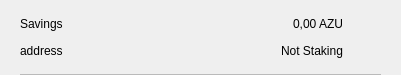
<?xml version="1.0" encoding="UTF-8"?>
<ui version="4.0">
 <class>CSRow</class>
 <widget class="QWidget" name="CSRow">
  <property name="geometry">
   <rect>
    <x>0</x>
    <y>0</y>
    <width>401</width>
    <height>75</height>
   </rect>
  </property>
  <property name="windowTitle">
   <string>Form</string>
  </property>
  <layout class="QVBoxLayout" name="verticalLayout">
   <property name="spacing">
    <number>0</number>
   </property>
   <property name="leftMargin">
    <number>20</number>
   </property>
   <property name="topMargin">
    <number>10</number>
   </property>
   <property name="rightMargin">
    <number>20</number>
   </property>
   <property name="bottomMargin">
    <number>0</number>
   </property>
   <item>
    <widget class="QWidget" name="info" native="true">
     <property name="minimumSize">
      <size>
       <width>0</width>
       <height>0</height>
      </size>
     </property>
     <layout class="QHBoxLayout" name="horizontalLayout_3">
      <property name="leftMargin">
       <number>0</number>
      </property>
      <property name="topMargin">
       <number>0</number>
      </property>
      <property name="rightMargin">
       <number>0</number>
      </property>
      <property name="bottomMargin">
       <number>10</number>
      </property>
      <item>
       <widget class="QWidget" name="container" native="true">
        <property name="minimumSize">
         <size>
          <width>0</width>
          <height>0</height>
         </size>
        </property>
        <layout class="QVBoxLayout" name="verticalLayout_2">
         <property name="spacing">
          <number>0</number>
         </property>
         <property name="leftMargin">
          <number>0</number>
         </property>
         <property name="topMargin">
          <number>0</number>
         </property>
         <property name="rightMargin">
          <number>0</number>
         </property>
         <property name="bottomMargin">
          <number>0</number>
         </property>
         <item>
          <layout class="QHBoxLayout" name="horizontalLayout">
           <item>
            <widget class="QLabel" name="labelName">
             <property name="toolTip">
              <string notr="true"/>
             </property>
             <property name="text">
              <string>Savings</string>
             </property>
            </widget>
           </item>
           <item>
            <spacer name="horizontalSpacer">
             <property name="orientation">
              <enum>Qt::Horizontal</enum>
             </property>
             <property name="sizeHint" stdset="0">
              <size>
               <width>40</width>
               <height>20</height>
              </size>
             </property>
            </spacer>
           </item>
           <item>
            <widget class="QLabel" name="labelAmount">
             <property name="text">
              <string>0,00 AZU</string>
             </property>
            </widget>
           </item>
          </layout>
         </item>
         <item>
          <layout class="QHBoxLayout" name="horizontalLayout_2">
           <item>
            <widget class="QLabel" name="labelAddress">
             <property name="toolTip">
              <string notr="true"/>
             </property>
             <property name="text">
              <string>address</string>
             </property>
            </widget>
           </item>
           <item>
            <spacer name="horizontalSpacer_2">
             <property name="orientation">
              <enum>Qt::Horizontal</enum>
             </property>
             <property name="sizeHint" stdset="0">
              <size>
               <width>40</width>
               <height>20</height>
              </size>
             </property>
            </spacer>
           </item>
           <item>
            <widget class="QLabel" name="labelStaking">
             <property name="text">
              <string>Not Staking</string>
             </property>
            </widget>
           </item>
          </layout>
         </item>
        </layout>
       </widget>
      </item>
      <item alignment="Qt::AlignHCenter|Qt::AlignVCenter">
       <widget class="QPushButton" name="pushButtonMenu">
        <property name="minimumSize">
         <size>
          <width>24</width>
          <height>24</height>
         </size>
        </property>
        <property name="maximumSize">
         <size>
          <width>32</width>
          <height>32</height>
         </size>
        </property>
        <property name="focusPolicy">
         <enum>Qt::NoFocus</enum>
        </property>
        <property name="styleSheet">
         <string notr="true">border:none; background-color:transparent;</string>
        </property>
        <property name="text">
         <string/>
        </property>
        <property name="icon">
         <iconset>
          <normaloff>://ic-menu-hover</normaloff>://ic-menu-hover</iconset>
        </property>
        <property name="iconSize">
         <size>
          <width>24</width>
          <height>24</height>
         </size>
        </property>
       </widget>
      </item>
     </layout>
    </widget>
   </item>
   <item>
    <widget class="QLabel" name="lblDivisory">
     <property name="minimumSize">
      <size>
       <width>0</width>
       <height>1</height>
      </size>
     </property>
     <property name="maximumSize">
      <size>
       <width>16777215</width>
       <height>1</height>
      </size>
     </property>
     <property name="styleSheet">
      <string notr="true">background-color:#bababa;</string>
     </property>
     <property name="text">
      <string/>
     </property>
     <property name="alignment">
      <set>Qt::AlignBottom|Qt::AlignLeading|Qt::AlignLeft</set>
     </property>
    </widget>
   </item>
  </layout>
 </widget>
 <resources/>
 <connections/>
</ui>
